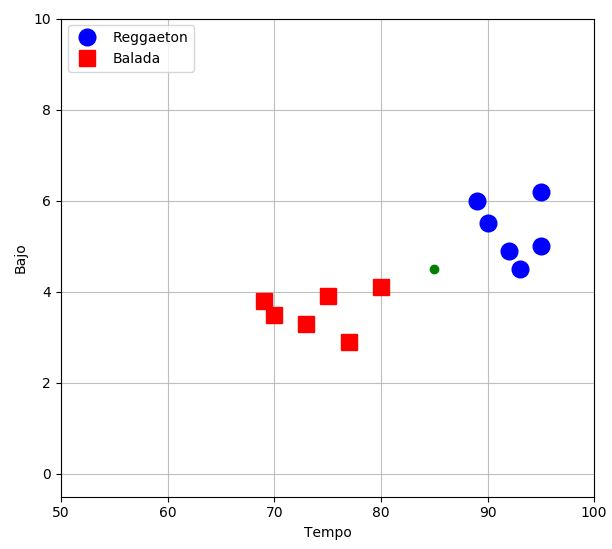

Generate this figure with Python:
import nltk
print('La version de nltk es {}.'.format(nltk.__version__))
import sklearn
print('La version de scikit-learn es {}.'.format(sklearn.__version__))
import matplotlib
print('La version de matplotlib es {}.'.format(matplotlib.__version__))
import numpy
print('La version de numpy es {}.'.format(numpy.__version__))

import numpy as np
from matplotlib import pyplot as plt
from sklearn.naive_bayes import GaussianNB

xBlue = np.array([95,93,89,92,95,90])
yBlue = np.array([5,4.5,6,4.9,6.2,5.5])

xRed = np.array([70,73,69,77,75,80])
yRed = np.array([3.5,3.3,3.8,2.9,3.9,4.1])

train_features_X = np.array([[95,5],[93,4.5],[89,6],[92,4.9],[95,6.2],[90,5.5],[70,3.5],[73,3.3],[69,3.8],[77,2.9],[75,3.9],[80,4.1]])
# print(train_features_X.shape)
train_labels_y   = np.array([0,0,0,0,0,0,1,1,1,1,1,1]) #0: Reggaeton #1: Balada
# print(train_labels_y.shape)

plt.plot(xBlue , yBlue , 'ro' , color = 'blue', markersize=12, marker='o' ,label = 'Reggaeton')
plt.plot(xRed  , yRed  , 'ro' , color = 'red' , markersize=12, marker='s' ,label = 'Balada')

plt.axis([50,100,-0.5,10])
gausian_classifier = GaussianNB()
gausian_classifier.fit(train_features_X,train_labels_y)

plt.plot(85,4.5, 'ro', color= 'green', markersize=12, marker='.')
pred = gausian_classifier.predict([85,4.5])
print(pred)

plt.xlabel('Tempo')
plt.ylabel('Bajo')

plt.legend(loc='upper left')                         
plt.grid(which='minor', alpha=0.8)                                                
plt.grid(which='major', alpha=0.8)  
plt.grid(True)
plt.show()
